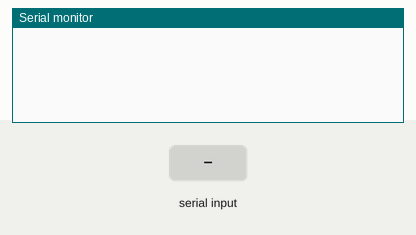
This sketch was run on a simulated Arduino Uno, built with avr-gcc and run on an emulated ATmega328P. On the bench: the last lines printed to the serial monitor. The test bench sets the inputs (shaded band).

Above: at 1.2 s.
1.3 s: "90 45 200\n" received over Serial
At 3.1 s:
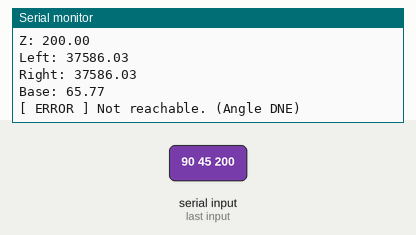
3.8 s: "90 45\n" received over Serial
At 5.5 s:
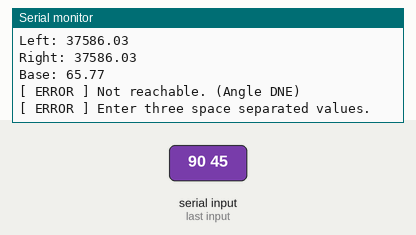

The sketch:

main.ino
```cpp
#include <Adafruit_PWMServoDriver.h>
#include <Wire.h>
#include <math.h>

#define PULSE_OUT_OF_RANGE 655
#define ERR_ANG 656

#define BASE_MOTOR 0
#define LEFT_MOTOR 1
#define RIGHT_MOTOR 2

Adafruit_PWMServoDriver pwm = Adafruit_PWMServoDriver();

struct ServoData {
    String servo;
    int pin;
    int min;
    int max;
    float minA;
    float maxA;
};

ServoData servos[] = {
    {"b", BASE_MOTOR, 110, 510, -90 * M_PI / 180, 90 * M_PI / 180},
    {"l", LEFT_MOTOR, 340, 510, 80 * M_PI / 180, 155 * M_PI / 180},
    {"r", RIGHT_MOTOR, 160, 440, 130 * M_PI / 180, 10 * M_PI / 180}};

float L1 = 8;
float L2 = 8;

float x;
float y;
float z;

int s_idx;
String u_in;

void setup() {
    Serial.begin(9600);

    pwm.begin();
    pwm.setPWMFreq(50);
}

void loop() {
    u_in = Serial.readString();

    if (u_in.length() == 0)
        return;

    int s_idx1 = u_in.indexOf(' ');
    int s_idx2 = u_in.indexOf(' ', s_idx1 + 1);

    if (s_idx1 == -1 || s_idx2 == -1) {
        Serial.println("[ ERROR ] Enter three space separated values.");
        return;
    }

    x = u_in.substring(0, s_idx1).toFloat();
    y = u_in.substring(s_idx1 + 1, s_idx2).toFloat();
    z = u_in.substring(s_idx2 + 1).toFloat();

    Serial.print("X: ");
    Serial.println(x);
    Serial.print("Y: ");
    Serial.println(y);
    Serial.print("Z: ");
    Serial.println(z);

    float l_ang = get_left_angle(x, y, z, L1, L2);
    float r_ang = get_right_angle(x, y, z, L1, L2);
    float b_ang = get_base_angle(x, z);

    Serial.print("Left: ");
    Serial.println((l_ang / M_PI) * 180);
    Serial.print("Right: ");
    Serial.println((r_ang / M_PI) * 180);
    Serial.print("Base: ");
    Serial.println((b_ang / M_PI) * 180);

    move_servos(b_ang, l_ang, r_ang);
}

void move_servos(float b_ang, float l_ang, float r_ang) {
    if (b_ang == ERR_ANG || l_ang == ERR_ANG || r_ang == ERR_ANG) {
        Serial.println("[ ERROR ] Not reachable. (Angle DNE)");
    } else {
        float b_pulse = angle_to_pulse(BASE_MOTOR, b_ang);
        float l_pulse = angle_to_pulse(LEFT_MOTOR, l_ang);
        float r_pulse = angle_to_pulse(RIGHT_MOTOR, r_ang);

        if (b_pulse == PULSE_OUT_OF_RANGE || l_pulse == PULSE_OUT_OF_RANGE ||
            r_pulse == PULSE_OUT_OF_RANGE) {
            Serial.println("[ ERROR ] Not reachable. (Pulse out of range)");
        } else {
            pwm.setPWM(BASE_MOTOR, 0, b_pulse);
            delay(750);
            pwm.setPWM(LEFT_MOTOR, 0, l_pulse);
            delay(750);
            pwm.setPWM(RIGHT_MOTOR, 0, r_pulse);
        }
    }
}

float get_base_angle(float x, float z) { return atan2(z, x); }

float get_left_angle(float x, float y, float z, float L1, float L2) {
    float y_ = -y;
    float x_ = x / cos(get_base_angle(x, z));
    float R = sqrt(x_ * x_ + y_ * y_);
    float cos_a_plus_theta =
        (L1 * L1 - L2 * L2 - x_ * x_ - y_ * y_) / (2 * L2 * R);
    float a;

    if (cos_a_plus_theta > 1 || cos_a_plus_theta < -1) {
        a = ERR_ANG;
    } else {
        a = acos(cos_a_plus_theta) - atan2(y_, x_);
    }

    if (!isnan(a)) {
        return a;
    } else {
        return ERR_ANG;
    }
}

float get_right_angle(float x, float y, float z, float L1, float L2) {
    float y_ = -y;
    float x_ = x / cos(get_base_angle(x, z));
    float R = sqrt(x_ * x_ + y * y);
    float cos_b_plus_theta =
        (x_ * x_ + y_ * y_ + L1 * L1 - L2 * L2) / (2 * L1 * R);
    float b;

    if (cos_b_plus_theta > 1 || cos_b_plus_theta < -1) {
        b = ERR_ANG;
    } else {
        b = acos(cos_b_plus_theta) - atan2(y_, x_);
    }

    if (!isnan(b)) {
        return b;
    } else {
        return ERR_ANG;
    }
}

float angle_to_pulse(int pin, float angle) {
    float pulse = servos[pin].min + (((servos[pin].max - servos[pin].min) /
                                      (servos[pin].maxA - servos[pin].minA)) *
                                     (angle - servos[pin].minA));
    if (pulse < servos[pin].min || pulse > servos[pin].max) {
        pulse = PULSE_OUT_OF_RANGE;
    }
    return pulse;
}
```

Measured:
- after the input at 1.3 s, the serial monitor: prints a new line after 1.0 s (image 1)
- after the input at 3.8 s, the serial monitor: prints a new line after 1.0 s (image 2)
